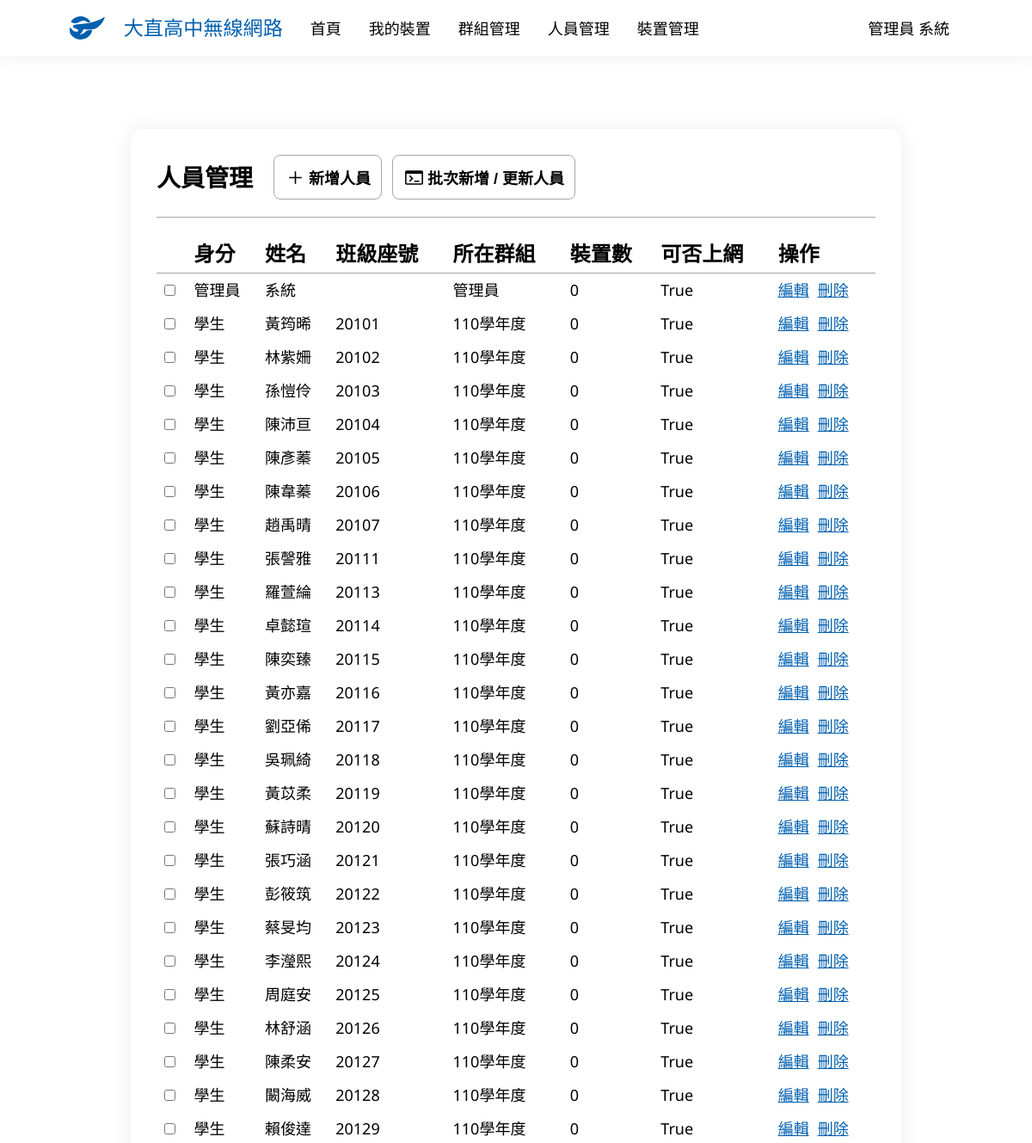
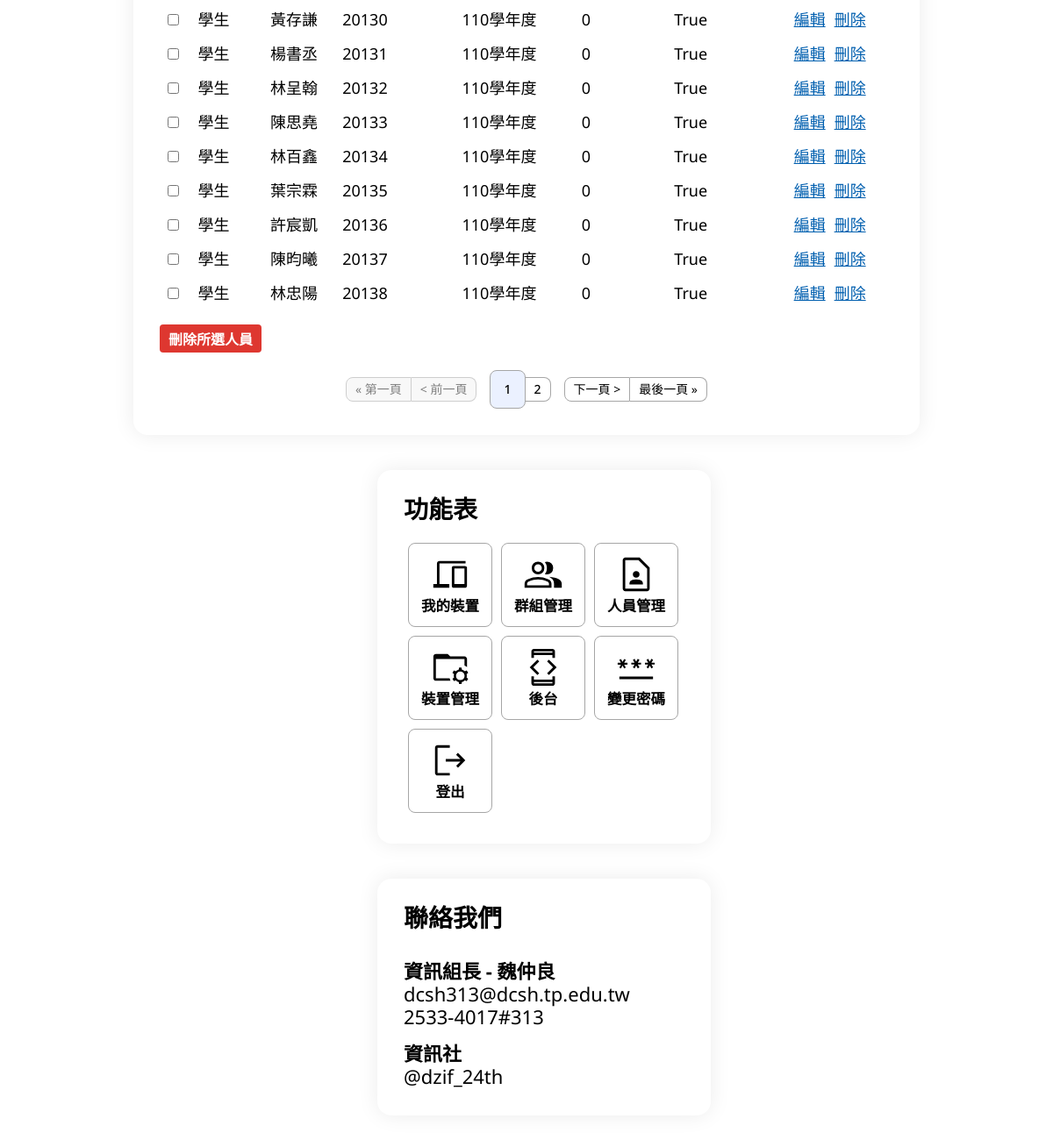
The page /user/ (signed in) on the database its author committed (2 pictures, top to bottom).
### main/models.py (models this page shows, shortened)
class UserInfo(models.Model):
    UserData = models.OneToOneField(User, verbose_name='身分', on_delete=models.CASCADE)
    USERTYPES = [
        (0, '管理員'),
        (1, '老師'),
        (2, '學生')
    ]
    UserType = models.IntegerField('使用者類別', choices=USERTYPES)
    Name = models.CharField('姓名', max_length=75)
    StuId = models.IntegerField('學號', default=0)
    Email = models.EmailField('Email', blank=True, null=True)
    GRADES = [
        (0, '無'),
        (7, '七年級'),
        (8, '八年級'),
        (9, '九年級'),
        (1, '高一'),
        (2, '高二'),
        (3, '高三')
    ]
    Grade = models.IntegerField('年級', choices=GRADES, default=0)
    Class = models.IntegerField('班級', default=0)
    SeatNumber = models.IntegerField('座號', default=0)
    Internet = models.BooleanField('可否上網', default=True)
    Note = models.TextField('備註', blank=True, null=True)
    def __str__(self):
        if self.UserType == 0:
            return f'管理員 {self.Name}'
        elif self.UserType == 1:
            return f'教師 {self.Name}'
        else:
            return f'{self.Grade}{self.Class:02d}{self.SeatNumber:02d} {self.Name}'

class Group(models.Model):
    Name = models.CharField('群組名稱', max_length=100)
    UserData = models.ManyToManyField(UserInfo, verbose_name="身分")
    Internet = models.BooleanField('可否上網', default=True)
    Note = models.TextField('備註', blank=True, null=True)

### main/views.py (the view, shortened to what this page needs)
# urls.py: path('user/', UserManaging.as_view(), name='user_managing'),
class UserManaging(PermissionRequiredMixin, LoginRequiredMixin, ListView):
    model = UserInfo
    ordering = ['UserType', 'Grade', 'Class', 'SeatNumber', 'Name']
    paginate_by = 20
    permission_required = ['main.can_assess', 'main.admin']
    def get_context_data(self, **kwargs):
        context = super().get_context_data(**kwargs)
        if self.request.user.is_authenticated:
            context['now_user'] = UserInfo.objects.get(UserData=self.request.user)
        else:
            context['now_user'] = ''
        context['Group'] = Group.objects.all().select_related()
        context['Device'] = Device.objects.all().select_related()
        context['members'] = UserInfo.objects.all().select_related()
        return context
    template_name = 'user_managing.html'

### main/templatetags/get_device_count.py (called while the page is built)
@register.filter
def get_device_count(device, userdata):
    return device.select_related().filter(Owner=userdata).count()

### main/templatetags/get_userdata.py (called while the page is built)
@register.filter
def get_userdata(group, userdata):
    try:
        return group.select_related().get(UserData=userdata).Name
    except:
        return ""

### templates/user_managing.html (shortened to what this page needs)
{% extends 'base.html' %}
{% load get_userdata %}
{% load get_userdata_obj %}
{% load get_device_count %}
{% block body %}
<div class="container">
    <div class="head">
        <p class="title">人員管理</p>
        <a href="{% url 'user_create' %}">
            <button class="rect-button button-ani">
                <div class="icon icon-add"></div>
                <p>新增人員</p>
            </button>
        </a>
        <a href="{% url 'user_batch_create' %}">
            <button class="rect-button button-ani">
                <div class="icon icon-terminal"></div>
                <p>批次新增 / 更新人員</p>
            </button>
        </a>
    </div>
    <div class="hr"></div>
    <form method="post">
        <table>
            <tr>
                <th></th>
                <th>身分</th>
                <th>姓名</th>
                <th>班級座號</th>
                <th>所在群組</th>
                <th>裝置數</th>
                <th>可否上網</th>
                <th>操作</th>
            </tr>
            {% for member in members %}
                <tr>
                    <td>
                        <input type="checkbox" name="selected_objects" value="{{ member.UserData.id }}">
                    </td>
                    <td>
                        {% if member.UserType == 2 %}
                            學生
                        {% elif member.UserType == 1 %}
                            老師
                        {% else %}
                            管理員
                        {% endif %}
                    </td>
                    <td>
                        {{ member.Name }}
                    </td>
                    <td>
                        {% if member.UserType == 2 %}
                            {{ member.Grade }}{{ member.Class|stringformat:"02i" }}{{ member.SeatNumber|stringformat:"02i" }}
                        {% endif %}
                    </td>
                    <td>
                        {{ Group|get_userdata:member }}
                    </td>
                    <td>
                        {{ Device|get_device_count:member }}
                    </td>
                    <td>
                        {{ member.Internet }}
                    </td>
                    <td class="function">
                        <a href="{% url 'user_edit' member.id %}">
                            <p class="movement">編輯</p>
                        </a>
                        <a href="{% url 'user_delete' member.UserData.id %}">
                            <p class="movement">刪除</p>
                        </a>
                    </td>
                </tr>
            {% endfor %}
        </table>
        <input type="submit" class="primary-button warring-button button-ani mgt16px" value="刪除所選人員">
    </form>
    <div class="pagination">
        {% if page_obj.has_previous %}
            <a class="control" href="?page=1">
                <p>&laquo; 第一頁</p>
            </a>
            <a class="control" href="?page={{ page_obj.previous_page_number }}">
                <p>&lt; 前一頁</p>
            </a>
        {% else %}
            <div class="control disable">
                <p>&laquo; 第一頁</p>
            </div>
            <div class="control disable">
                <p>&lt; 前一頁</p>
            </div>
        {% endif %}
        {% if 0 < page_obj.number|add:"-2"%}
            {% if page_obj.number|add:"3" <= page_obj.paginator.num_pages %}
                {% for page_cnt in page_obj.paginator %}
                    {% if page_obj.number|add:"-2" <= forloop.counter and forloop.counter < page_obj.number|add:"3" %}
                        {% if page_obj.number == forloop.counter %}
                            <a class="page now" href="?page={{forloop.counter}}">
                                <p>{{ forloop.counter }}</p>
                            </a>
                        {% else %}
                            <a class="page" href="?page={{forloop.counter}}">
                                <p>{{ forloop.counter }}</p>
                            </a>
                        {% endif %}
                    {% endif %}
                {% endfor %}
            {% else %}
                {% for page_cnt in page_obj.paginator %}
                    {% if page_obj.paginator.num_pages|add:"-5" < forloop.counter and forloop.counter <= page_obj.paginator.num_pages %}
                        {% if page_obj.number == forloop.counter %}
                            <a class="page now" href="?page={{forloop.counter}}">
                                <p>{{ forloop.counter }}</p>
                            </a>
                        {% else %}
                            <a class="page" href="?page={{forloop.counter}}">
                                <p>{{ forloop.counter }}</p>
                            </a>
                        {% endif %}
                    {% endif %}
                {% endfor %}
            {% endif %}
        {% else %}
            {% for page_cnt in page_obj.paginator %}
                {% if forloop.counter <= 5 %}
                    {% if page_obj.number == forloop.counter %}
                        <a class="page now" href="?page={{forloop.counter}}">
                            <p>{{ forloop.counter }}</p>
                        </a>
                    {% else %}
                        <a class="page" href="?page={{forloop.counter}}">
                            <p>{{ forloop.counter }}</p>
                        </a>
                    {% endif %}
                {% endif %}
            {% endfor %}
        {% endif %}
        {% if page_obj.has_next %}
            <a class="control" href="?page={{ page_obj.next_page_number }}">
                <p>下一頁 &gt;</p>
            </a>
            <a class="control" href="?page={{ page_obj.paginator.num_pages }}">
                <p>最後一頁 &raquo;</p>
            </a>
        {% endif %}
    </div>
</div>
{% endblock body %}

### templates/base.html (shortened to what this page needs)
{% load static %}
<!DOCTYPE html>
<html lang="zh-Hant-TW">
<head>
    <link rel="stylesheet" href="{% static 'css/style.css' %}">
</head>
<body>
    <nav>
        <ul class="navbar">
            <a href="{% url 'homepage' %}">
                <li>
                    <div class="logo">
                        <div></div>
                        <p>大直高中無線網路</p>
                    </div>
                </li>
            </a>
            <a href="{% url 'homepage' %}" class="nav-ani">
                <li>
                    <p id="homepage-button">首頁</p>
                </li>
            </a>
            {% if user.is_authenticated %}
                <a href="{% url 'device_managing' %}" class="nav-ani">
                    <li>
                        <p>我的裝置</p>
                    </li>
                </a>
                {% if perms.main.admin %}
                    <a href="{% url 'group_managing' %}" class="nav-ani">
                        <li>
                            <p>群組管理</p>
                        </li>
                    </a>
                    <a href="{% url 'user_managing' %}" class="nav-ani">
                        <li>
                            <p>人員管理</p>
                        </li>
                    </a>
                    <a href="{% url 'manage' %}" class="nav-ani">
                        <li>
                            <p>裝置管理</p>
                        </li>
                    </a>
                {% endif %}
                <li class="dropdown">
                    <a class="nav-ani">{{ now_user }}</a>
                </li>
            {% endif %}
        </ul>
    </nav>
    <div class="content">
        <div class="main">
            {% block body %}{% endblock body %}
        </div>
        <div class="side">
            <div class="container">
                <p class="title">功能表</p>
                <div class="function">
                    {% if user.is_authenticated %}
                        <a href="{% url 'device_managing' %}">
                            <button class="sqr-button button-ani">
                                <div class="icon icon-devices"></div>
                                <p>我的裝置</p>
                            </button>
                        </a>
                        {% if perms.main.admin %}
                            <a href="{% url 'group_managing' %}">
                                <button class="sqr-button button-ani">
                                    <div class="icon icon-group"></div>
                                    <p>群組管理</p>
                                </button>
                            </a>
                            <a href="{% url 'user_managing' %}">
                                <button class="sqr-button button-ani">
                                    <div class="icon icon-contact_page"></div>
                                    <p>人員管理</p>
                                </button>
                            </a>
                            <a href="{% url 'manage' %}">
                                <button class="sqr-button button-ani">
                                    <div class="icon icon-folder_managed"></div>
                                    <p>裝置管理</p>
                                </button>
                            </a>
                            <a href="{% url 'admin:index' %}">
                                <button class="sqr-button button-ani">
                                    <div class="icon icon-developer_mode"></div>
                                    <p>後台</p>
                                </button>
                            </a>
                        {% endif %}
                        <a href="{% url 'password' %}">
                            <button class="sqr-button button-ani">
                                <div class="icon icon-password"></div>
                                <p>變更密碼</p>
                            </button>
                        </a>
                        <a href="{% url 'logout' %}">
                            <button class="sqr-button button-ani">
                                <div class="icon icon-logout"></div>
                                <p>登出</p>
                            </button>
                        </a>
                    {% endif %}
                </div>
            </div>
            <div class="container">
                <p class="title">聯絡我們</p>
                <p class="inline-title">資訊組長 - 魏仲良</p>
                <p class="inline">dcsh313@dcsh.tp.edu.tw</p>
                <p class="inline">2533-4017#313</p>
                <p class="inline-title">資訊社</p>
                <p class="inline">@dzif_24th</p>
            </div>
        </div>
    </div>
</body>
</html>

### rows shown on the page
UserInfo: UserType+Name "管理員 系統", Name "系統", id.Name "管理員", id "0", Internet "True"
UserInfo: UserType "學生", Name "黃筠晞", Grade "2", Class "01", SeatNumber "01", id.Name "110學年度", id "0", Internet "True"
UserInfo: UserType "學生", Name "林紫姍", Grade "2", Class "01", SeatNumber "02", id.Name "110學年度", id "0", Internet "True"
UserInfo: UserType "學生", Name "孫愷伶", Grade "2", Class "01", SeatNumber "03", id.Name "110學年度", id "0", Internet "True"
UserInfo: UserType "學生", Name "陳沛亘", Grade "2", Class "01", SeatNumber "04", id.Name "110學年度", id "0", Internet "True"
UserInfo: UserType "學生", Name "陳彥蓁", Grade "2", Class "01", SeatNumber "05", id.Name "110學年度", id "0", Internet "True"
UserInfo: UserType "學生", Name "陳韋蓁", Grade "2", Class "01", SeatNumber "06", id.Name "110學年度", id "0", Internet "True"
UserInfo: UserType "學生", Name "趙禹晴", Grade "2", Class "01", SeatNumber "07", id.Name "110學年度", id "0", Internet "True"
UserInfo: UserType "學生", Name "張謦雅", Grade "2", Class "01", SeatNumber "11", id.Name "110學年度", id "0", Internet "True"
UserInfo: UserType "學生", Name "羅萱綸", Grade "2", Class "01", SeatNumber "13", id.Name "110學年度", id "0", Internet "True"
UserInfo: UserType "學生", Name "卓懿瑄", Grade "2", Class "01", SeatNumber "14", id.Name "110學年度", id "0", Internet "True"
UserInfo: UserType "學生", Name "陳奕臻", Grade "2", Class "01", SeatNumber "15", id.Name "110學年度", id "0", Internet "True"
UserInfo: UserType "學生", Name "黃亦嘉", Grade "2", Class "01", SeatNumber "16", id.Name "110學年度", id "0", Internet "True"
UserInfo: UserType "學生", Name "劉亞俙", Grade "2", Class "01", SeatNumber "17", id.Name "110學年度", id "0", Internet "True"
UserInfo: UserType "學生", Name "吳珮綺", Grade "2", Class "01", SeatNumber "18", id.Name "110學年度", id "0", Internet "True"
UserInfo: UserType "學生", Name "黃苡柔", Grade "2", Class "01", SeatNumber "19", id.Name "110學年度", id "0", Internet "True"
UserInfo: UserType "學生", Name "蘇詩晴", Grade "2", Class "01", SeatNumber "20", id.Name "110學年度", id "0", Internet "True"
UserInfo: UserType "學生", Name "張巧涵", Grade "2", Class "01", SeatNumber "21", id.Name "110學年度", id "0", Internet "True"
UserInfo: UserType "學生", Name "彭筱筑", Grade "2", Class "01", SeatNumber "22", id.Name "110學年度", id "0", Internet "True"
UserInfo: UserType "學生", Name "蔡旻均", Grade "2", Class "01", SeatNumber "23", id.Name "110學年度", id "0", Internet "True"
UserInfo: UserType "學生", Name "李瀅熙", Grade "2", Class "01", SeatNumber "24", id.Name "110學年度", id "0", Internet "True"
UserInfo: UserType "學生", Name "周庭安", Grade "2", Class "01", SeatNumber "25", id.Name "110學年度", id "0", Internet "True"
UserInfo: UserType "學生", Name "林舒涵", Grade "2", Class "01", SeatNumber "26", id.Name "110學年度", id "0", Internet "True"
UserInfo: UserType "學生", Name "陳柔安", Grade "2", Class "01", SeatNumber "27", id.Name "110學年度", id "0", Internet "True"
UserInfo: UserType "學生", Name "闞海威", Grade "2", Class "01", SeatNumber "28", id.Name "110學年度", id "0", Internet "True"
UserInfo: UserType "學生", Name "賴俊達", Grade "2", Class "01", SeatNumber "29", id.Name "110學年度", id "0", Internet "True"
UserInfo: UserType "學生", Name "黃存謙", Grade "2", Class "01", SeatNumber "30", id.Name "110學年度", id "0", Internet "True"
UserInfo: UserType "學生", Name "楊書丞", Grade "2", Class "01", SeatNumber "31", id.Name "110學年度", id "0", Internet "True"
UserInfo: UserType "學生", Name "林呈翰", Grade "2", Class "01", SeatNumber "32", id.Name "110學年度", id "0", Internet "True"
UserInfo: UserType "學生", Name "陳思堯", Grade "2", Class "01", SeatNumber "33", id.Name "110學年度", id "0", Internet "True"
UserInfo: UserType "學生", Name "林百鑫", Grade "2", Class "01", SeatNumber "34", id.Name "110學年度", id "0", Internet "True"
UserInfo: UserType "學生", Name "葉宗霖", Grade "2", Class "01", SeatNumber "35", id.Name "110學年度", id "0", Internet "True"
UserInfo: UserType "學生", Name "許宸凱", Grade "2", Class "01", SeatNumber "36", id.Name "110學年度", id "0", Internet "True"
UserInfo: UserType "學生", Name "陳昀曦", Grade "2", Class "01", SeatNumber "37", id.Name "110學年度", id "0", Internet "True"
UserInfo: UserType "學生", Name "林忠陽", Grade "2", Class "01", SeatNumber "38", id.Name "110學年度", id "0", Internet "True"
